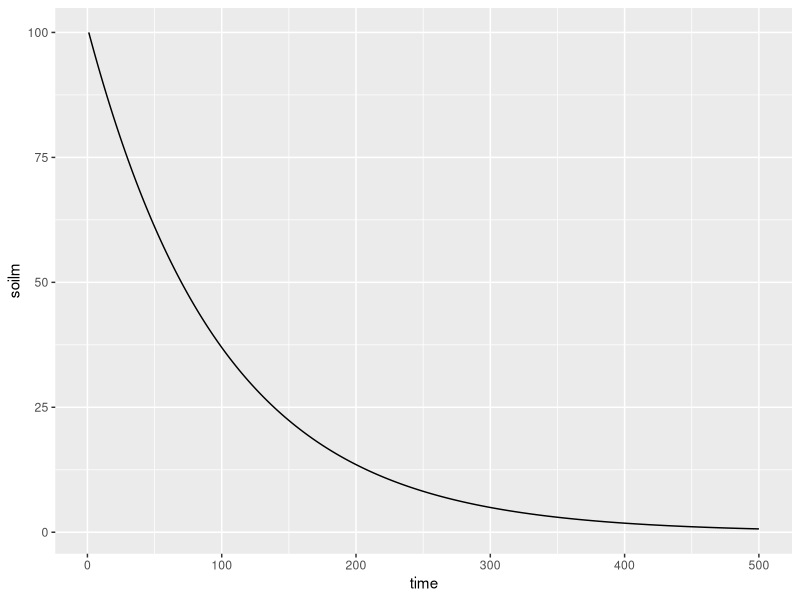
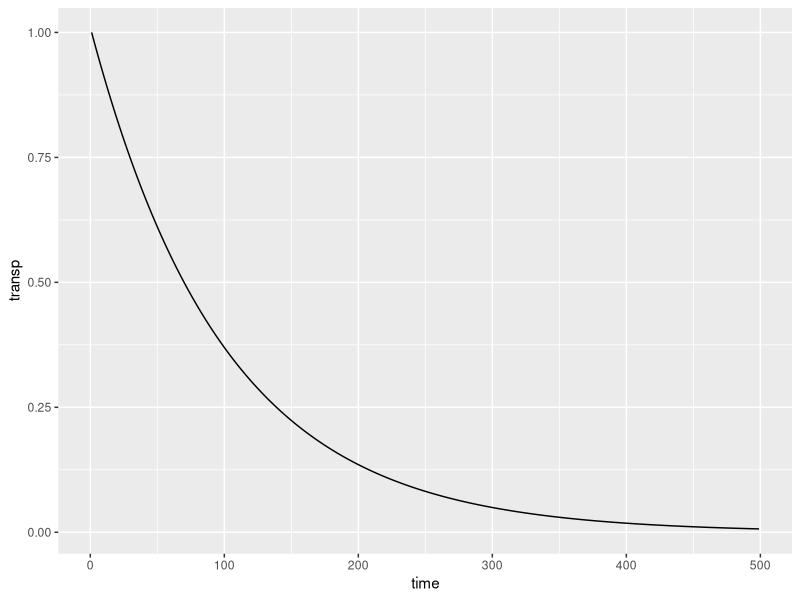
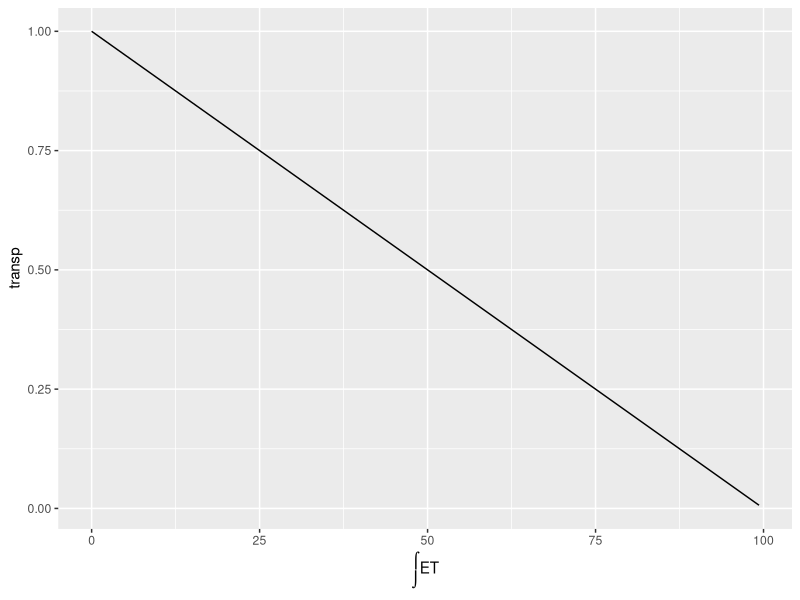
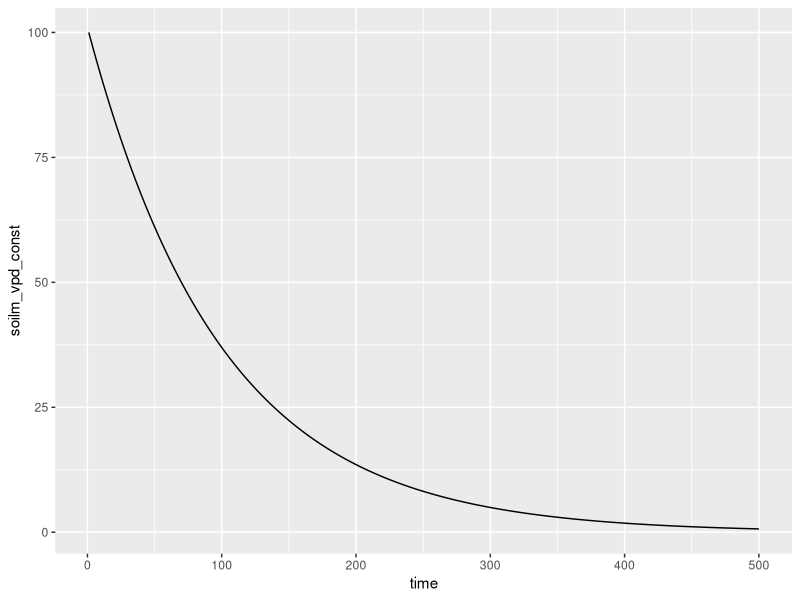
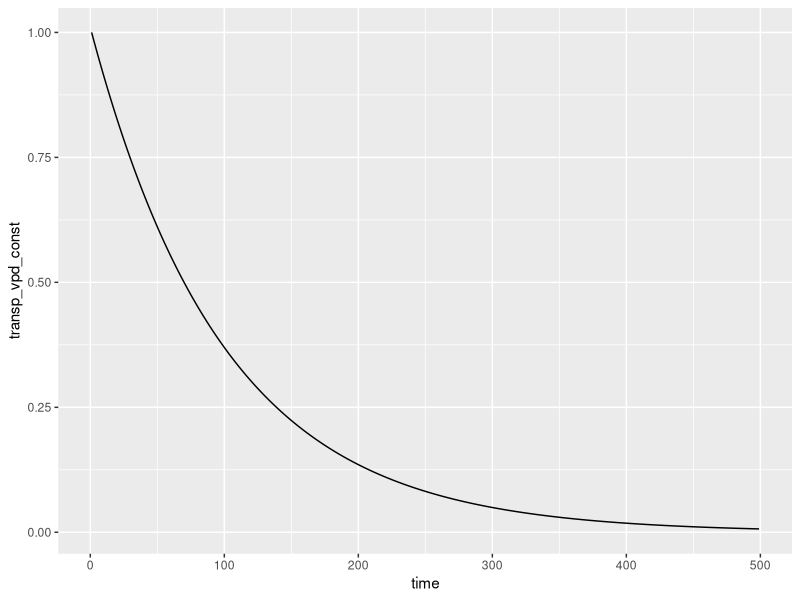
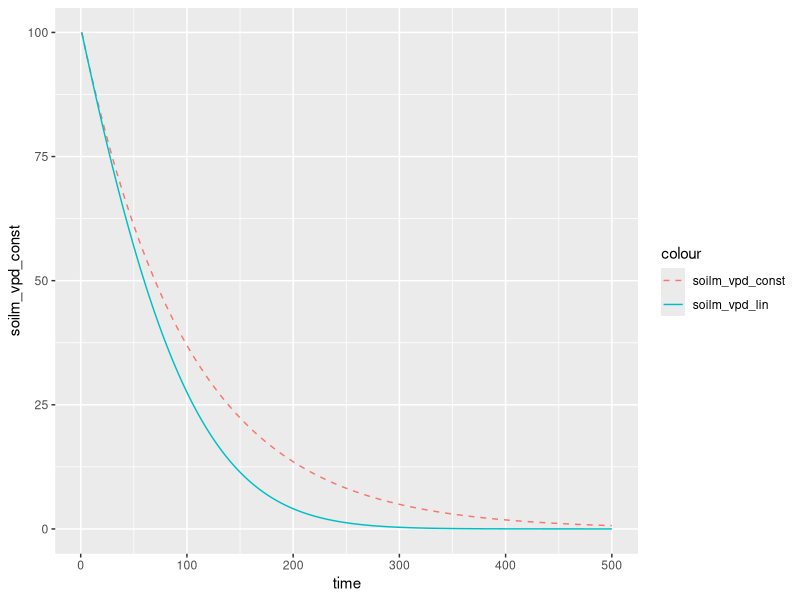
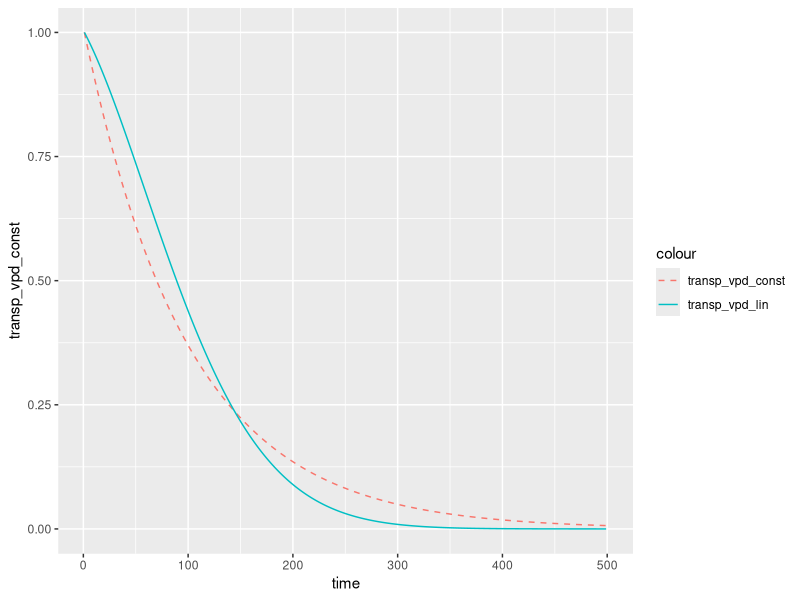
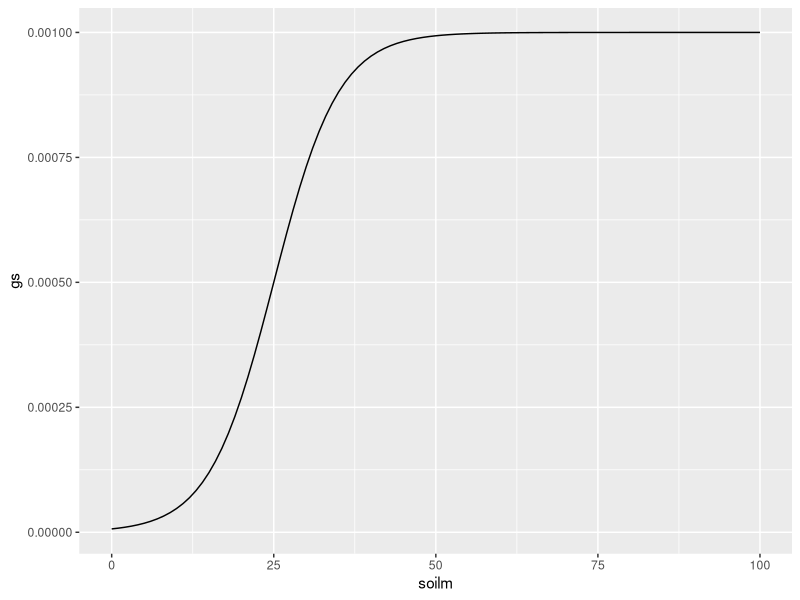

Write R code to recreate these figures, in order.
## ---- chunk 1
knitr::opts_chunk$set(echo = TRUE)
library(dplyr)
library(ggplot2)
library(tidyr)
## ---- chunk 2
s0 <- 100
alpha <- 0.01
ntsteps <- 500
s_t <- rep(NA, ntsteps)
t_t <- rep(NA, ntsteps)
s_t[1] <- s0 
for (idx in 1:(ntsteps-1)){
  t_t[idx] <- alpha * s_t[idx]
  s_t[idx + 1] <- s_t[idx] - t_t[idx]
}
df_lin <- tibble( time = 1:ntsteps, soilm = s_t, transp = t_t ) 
df_lin %>% 
  ggplot(aes(time, soilm)) + 
  geom_line()

df_lin %>% 
  tidyr::drop_na() %>% 
  ggplot(aes(time, transp)) + 
  geom_line()

df_lin %>% 
  tidyr::drop_na() %>% 
  ggplot(aes(100-soilm, transp)) + 
  labs(x=expression(integral(ET))) +
  geom_line()
## ---- chunk 3
s0 <- 100
beta <- 1e-5
ntsteps <- 500
d_t <- rep(1000, ntsteps)
s_t <- rep(NA, ntsteps)
t_t <- rep(NA, ntsteps)
s_t[1] <- s0
for (idx in 1:(ntsteps-1)){
  t_t[idx] <- beta * s_t[idx] * d_t[idx]
  s_t[idx + 1] <- s_t[idx] - t_t[idx]
}
df_vpd <- tibble( time = 1:ntsteps, soilm_vpd_const = s_t, transp_vpd_const = t_t ) 
df_vpd %>% 
  ggplot(aes(time, soilm_vpd_const)) + 
  geom_line()

df_vpd %>% 
  tidyr::drop_na() %>% 
  ggplot(aes(time, transp_vpd_const)) + 
  geom_line()
## ---- chunk 4
s0 <- 100
beta <- 1e-5
ntsteps <- 500
d_t <- rep(NA, ntsteps)
d_t[1] <- 1000
d_t[ntsteps] <- 4000
d_t <- approx(1:ntsteps, d_t, xout=1:ntsteps)$y
s_t <- rep(NA, ntsteps)
t_t <- rep(NA, ntsteps)
s_t[1] <- s0
for (idx in 1:(ntsteps-1)){
  t_t[idx] <- beta * s_t[idx] * d_t[idx]
  s_t[idx + 1] <- s_t[idx] - t_t[idx]
}
df_vpd <- tibble( time = 1:ntsteps, soilm_vpd_lin = s_t, transp_vpd_lin = t_t ) %>% left_join(df_vpd, by="time")
df_vpd %>% 
  ggplot(aes(time)) + 
  geom_line(aes(y=soilm_vpd_const, color="soilm_vpd_const"), linetype="dashed") +
  geom_line(aes(y=soilm_vpd_lin, color="soilm_vpd_lin"))

df_vpd %>% 
  ggplot(aes(time)) + 
  geom_line(aes(y=transp_vpd_const, color="transp_vpd_const"), linetype="dashed") +
  geom_line(aes(y=transp_vpd_lin, color="transp_vpd_lin"))
## ---- chunk 5
sigm <- function(x){0.001/(1+exp(-(x/5-5)))}
df_sigm <- tibble(soilm=0:100) %>% 
  rowwise() %>% 
  mutate(gs = sigm(soilm))
df_sigm %>% 
  ggplot(aes(soilm, gs)) +
  geom_line()
## ---- chunk 6
beta <- 1e-5
ntsteps <- 500
d_t <- rep(1000, ntsteps)
s_t <- rep(NA, ntsteps)
t_t <- rep(NA, ntsteps)
s_t[1] <- s0
for (idx in 1:(ntsteps-1)){
  t_t[idx] <- sigm(s_t[idx]) * d_t[idx]
  s_t[idx + 1] <- s_t[idx] - t_t[idx]
}
df_vpd <- tibble( time = 1:ntsteps, soilm_vpd_const_sigm = s_t, transp_vpd_const_sigm = t_t ) %>% left_join(df_vpd, by="time")
df_vpd %>% 
  ggplot(aes(time)) + 
  geom_line(aes(y=soilm_vpd_const, color="soilm_vpd_const"), linetype="dashed") +
  geom_line(aes(y=soilm_vpd_const_sigm, color="soilm_vpd_const_sigm"))

df_vpd %>% 
  ggplot(aes(time)) + 
  geom_line(aes(y=transp_vpd_const, color="transp_vpd_const"), linetype="dashed") +
  geom_line(aes(y=transp_vpd_const_sigm, color="transp_vpd_const_sigm"))

df_vpd %>% 
  ggplot() + 
  geom_line(aes(x=100-soilm_vpd_const, y=transp_vpd_const, color="transp_vpd_const"), linetype="dashed") +
  geom_line(aes(x=100-soilm_vpd_const_sigm, y=transp_vpd_const_sigm, color="transp_vpd_const_sigm"))
## ---- chunk 7
beta <- 1e-5
ntsteps <- 500
d_t <- rep(NA, ntsteps)
d_t[1] <- 1000
d_t[ntsteps] <- 4000
d_t <- approx(1:ntsteps, d_t, xout=1:ntsteps)$y
s_t <- rep(NA, ntsteps)
t_t <- rep(NA, ntsteps)
s_t[1] <- s0
for (idx in 1:(ntsteps-1)){
  t_t[idx] <- sigm(s_t[idx]) * d_t[idx]
  s_t[idx + 1] <- s_t[idx] - t_t[idx]
}
df_vpd <- tibble( time = 1:ntsteps, soilm_vpd_lin_sigm = s_t, transp_vpd_lin_sigm = t_t ) %>% left_join(df_vpd, by="time")
df_vpd %>% 
  ggplot(aes(time)) + 
  geom_line(aes(y=soilm_vpd_const, color="soilm_vpd_const"), linetype="dashed") +
  geom_line(aes(y=soilm_vpd_lin_sigm, color="soilm_vpd_lin_sigm"))

df_vpd %>% 
  ggplot(aes(time)) + 
  geom_line(aes(y=transp_vpd_const, color="transp_vpd_const"), linetype="dashed") +
  geom_line(aes(y=transp_vpd_lin_sigm, color="transp_vpd_lin_sigm"))
